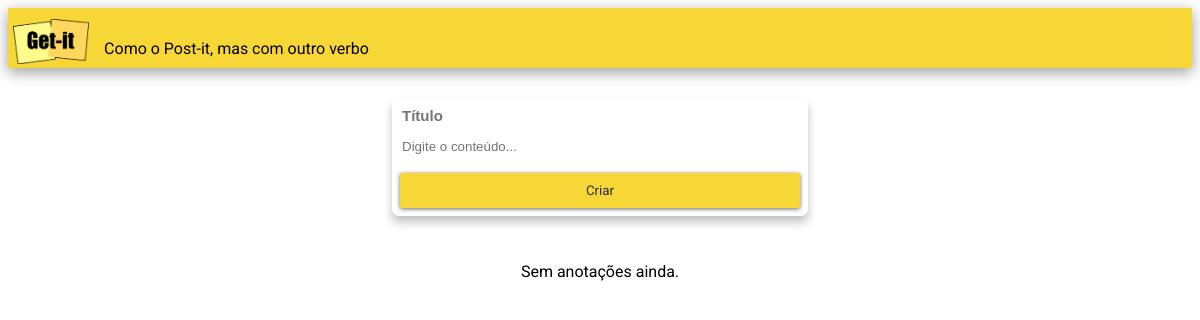
The app's page /, older data.
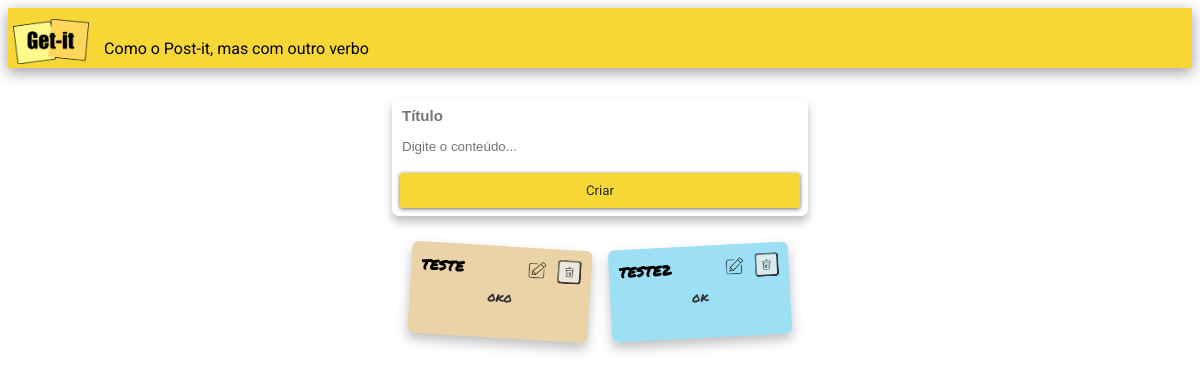
The same page, newer data.
### notes/models.py (models this page shows, shortened)
class Note(models.Model):
    title = models.CharField(max_length=200)
    content = models.TextField(null=True)
    tag = models.ForeignKey(
        Tag,
        null=True, blank=True,
        on_delete=models.SET_NULL,
        related_name="notes"
    )

### notes/views.py (the view, shortened to what this page needs)
# urls.py: path("", views.index, name="index"),
def index(request):
    notes_qs = Note.objects.select_related('tag').all()
    if hasattr(Note, 'updated_at'):
        notes_qs = notes_qs.order_by('-updated_at')
    elif hasattr(Note, 'created_at'):
        notes_qs = notes_qs.order_by('-created_at')
    return render(request, 'notes/index.html', {'notes': notes_qs})

### notes/templates/notes/index.html (shortened to what this page needs)
{% extends "notes/base.html" %}
{% load static %}
{% block content %}
<div class="appbar">
  <img src="{% static 'notes/img/logo-getit.png' %}" class="logo" alt="Get-it" />
  <span class="subtitle">Como o Post-it, mas com outro verbo</span>
</div>
<form method="post" class="form-card">
  <input class="form-card-title" type="text" name="titulo" placeholder="Título" required />
  <textarea class="autoresize" name="detalhes" placeholder="Digite o conteúdo..." required></textarea>
  <button class="btn" type="submit">Criar</button>
</form>
<main class="container">
  <div class="card-container">
    {% for note in notes %}
      <div class="card card-color-1 card-rotation-2" style="position: relative;">
        <div class="card-header">
          <div class="card-title">{{ note.title }}</div>
          <div class="card-actions">
            <a class="note-edit" href="{% url 'update' note.id %}" title="Editar">
              <img src="{% static 'notes/img/edit.png' %}" alt="Editar">
            </a>
            <form class="fav-form" method="post" action="{% url 'delete' note.id %}">
              <button class="note-delete" type="submit" title="Excluir">
                <img src="{% static 'notes/img/delete.png' %}" alt="Excluir">
              </button>
            </form>
          </div>
        </div>
        <div class="card-content">
          {{ note.content }}
        </div>
      </div>
    {% empty %}
      <p>Sem anotações ainda.</p>
    {% endfor %}
  </div>
</main>
{% endblock content %}

Row changes from the older to the newer data that the page shows:
added Note: title "TESTE", content "oko"
added Note: title "TESTE2", content "ok"
Text that changed along with them:
text no longer shown: "Sem anotações ainda."
